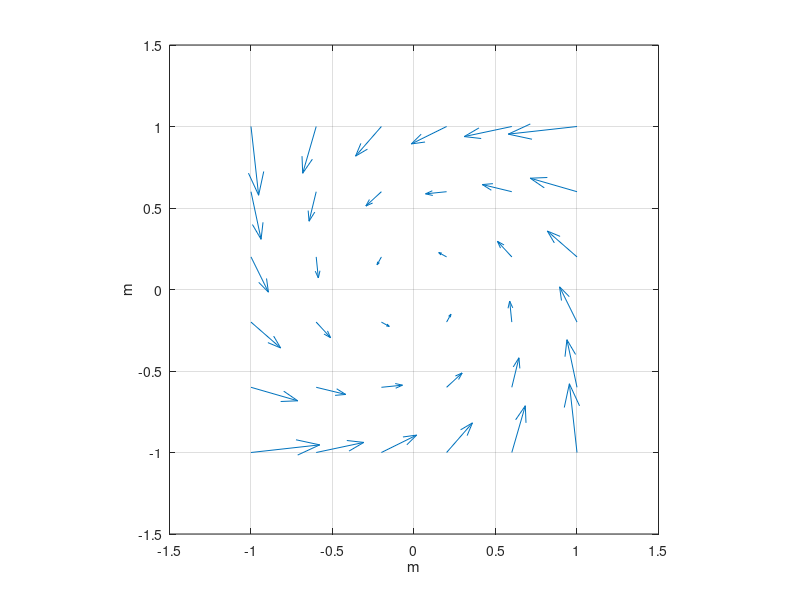

MATLAB code to generate this figure: (Note: this script raises an error after producing the figure.)
% Setting parameters
%%-------------------------------------------------------------------------
ro_param = -0.5; % m
w_param = 2.0; % rad/1
f_param = 50.0; % Hz
tf = 1.0; % seconds
%%-------------------------------------------------------------------------

% Define dynamics equatiom in polar coordinates
%%-------------------------------------------------------------------------
f_z = @(z) [z(1)*(ro_param-(z(1)^2)); w_param];
%%-------------------------------------------------------------------------

% Define transformation from polar to cartesian coordinates and vice versa
%%-------------------------------------------------------------------------
t = @(z) [z(1)*cos(z(2)); z(1)*sin(z(2))];
t_inv = @(s) [sqrt((s(1)^2)+(s(2)^2)); atan2(s(2),s(1))];
grad_t = @(z) [cos(z(2)), -z(1)*sin(z(2)); sin(z(2)), z(1)*cos(z(2))];
%%-------------------------------------------------------------------------

% Define dynamics equatiom in cartesian coordinates
%%-------------------------------------------------------------------------
f_s = @(s) grad_t(t_inv(s))*f_z(t_inv(s));
%%-------------------------------------------------------------------------

% Build grid for evaluating policy
%%-------------------------------------------------------------------------
s1 = linspace(-1,1,6);
[S1,S2] = meshgrid(s1,s1);
s_grid = [S1(:)'; S2(:)'];
s_grid_cell = num2cell(s_grid,1);
u_grid_cell = cellfun(f_s, s_grid_cell, 'un', 0);
u_grid = cell2mat(u_grid_cell);
figure(1); quiver(s_grid(1,:),s_grid(2,:),u_grid(1,:),u_grid(2,:));
grid on; axis square; hold on;
xlabel('m'); ylabel('m'); 
%%-------------------------------------------------------------------------

% Simulate Unconstrained trajectory
%%-------------------------------------------------------------------------
z0 = [rand(), (2*pi)*rand()];
s0 = t(z0);
time = linspace(0,tf,f_param);
tic; sol = ode113(@(t,s) f_s(s),[0 tf], s0); toc;
tic; [s_traj, ~] = deval(sol,time,[1 2]); toc; % evaluation of solution
plot(s_traj(1,:), s_traj(2,:), 'g');
plot(s0(1), s0(2), 'r*');hold off;
%%-------------------------------------------------------------------------

% Simulate Constrained trajectory
%%-------------------------------------------------------------------------
% % initial conditions
% t0 = (2*pi)*rand();
% z0 = [rand(), (2*pi)*rand()];
% s0 = t(z0);
% % sonstraint
% A = [cos(t0), sin(t0)];
% P = eye(2) - pinv(A)*A;
% % set solver
% tic; sol = ode45(@(t,s) P*f_s(s),[0 tf], s0); toc;
% time = linspace(0,tf,f_param);
% % get data and ploting
% tic; [s_traj, ~] = deval(sol,time,[1 2]); toc; % evaluation of solution
% plot(s_traj(1,:), s_traj(2,:), 'g');
% plot(s0(1), s0(2), 'r*');hold off;
%%-------------------------------------------------------------------------